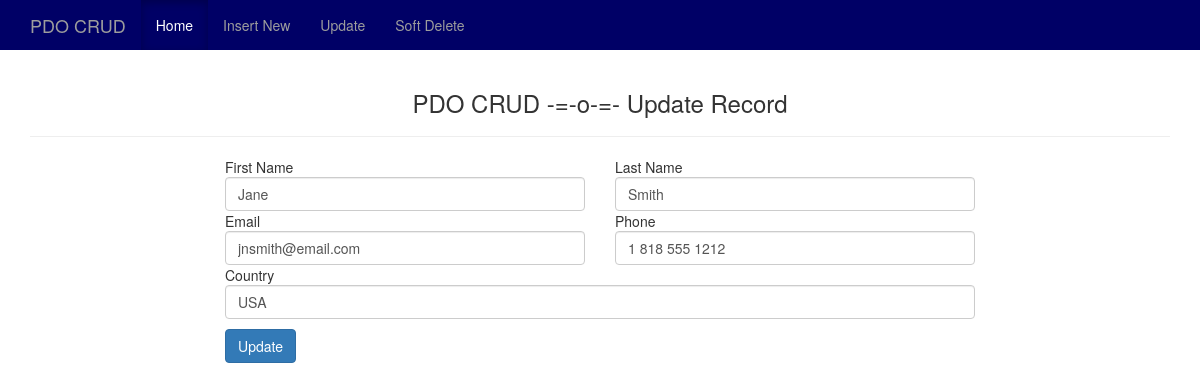
The app's page /update.php?id=2 with its own data.
### tables this page shows
CREATE TABLE `contacts` (
  `id` int(11) UNSIGNED NOT NULL,
  `fname` varchar(65) NOT NULL,
  `lname` varchar(65) NOT NULL,
  `email` varchar(120) NOT NULL,
  `phone` varchar(22) NOT NULL,
  `country` varchar(128) NOT NULL,
  `is_deleted` tinyint(1) NOT NULL DEFAULT '0',
  `created_on` timestamp NOT NULL DEFAULT CURRENT_TIMESTAMP
);

### functions.php (called while the page is built, shortened)
<?php
function out($data) {
  return htmlentities($data, ENT_QUOTES, 'UTF-8');
}

### update.php (the view, shortened to what this page needs)
<?php
require_once 'db00.php';
require_once 'layouts/header.php';
?>
<div class="row">
  <div class="col-md-12">
  <h3>PDO CRUD -=-o-=- Update Record</h3>
  <hr />
  </div>
</div>
<?php
$id = intval($_GET['id']);
$stmt = $db->prepare("SELECT * FROM contacts WHERE id=?");
$stmt->execute([$id]);
$contact = $stmt->fetch();
if($stmt->rowCount() == 1) { ?>
  <form name="insert" method="post">
    <div class="row"><div class="col-md-2"></div>
      <div class="col-md-4">First Name
        <input type="text" name="fname" value="<?= out($contact->fname);?>" class="form-control" required>
        </div>
      <div class="col-md-4">Last Name
        <input type="text" name="lname" value="<?= out($contact->lname);?>" class="form-control" required>
      </div>
    </div>
    <div class="row"><div class="col-md-2"></div>
      <div class="col-md-4">Email
        <input type="email" name="email" value="<?= out($contact->email);?>" class="form-control" required>
      </div>
      <div class="col-md-4">Phone
        <input type="text" name="phone" value="<?= out($contact->phone);?>" class="form-control" maxlength="22" required>
      </div>
    </div>
    <div class="row"><div class="col-md-2"></div>
      <div class="col-md-8">Country
        <input type="text" name="country" value="<?= out($contact->country);?>" class="form-control" required>
      </div>
    </div>
    <div class="row mt"><div class="col-md-2"></div>
      <div class="col-md-8">
        <input type="submit" name="update" value="Update" class="btn btn-primary">
      </div>
    </div>
  </form>
<?php } else {
  echo "There are no matching records";
  header('Location: index.php');
  exit();
} ?>
	</div>
<?php require_once 'layouts/footer.php';

### css/custom.css (style rules this page uses)
h3 { text-align: center; }
.mt { margin-top: 10px; }

### records on screen
contacts: fname "Jane", lname "Smith", email "jnsmith@email.com", phone "1 818 555 1212", country "USA"
